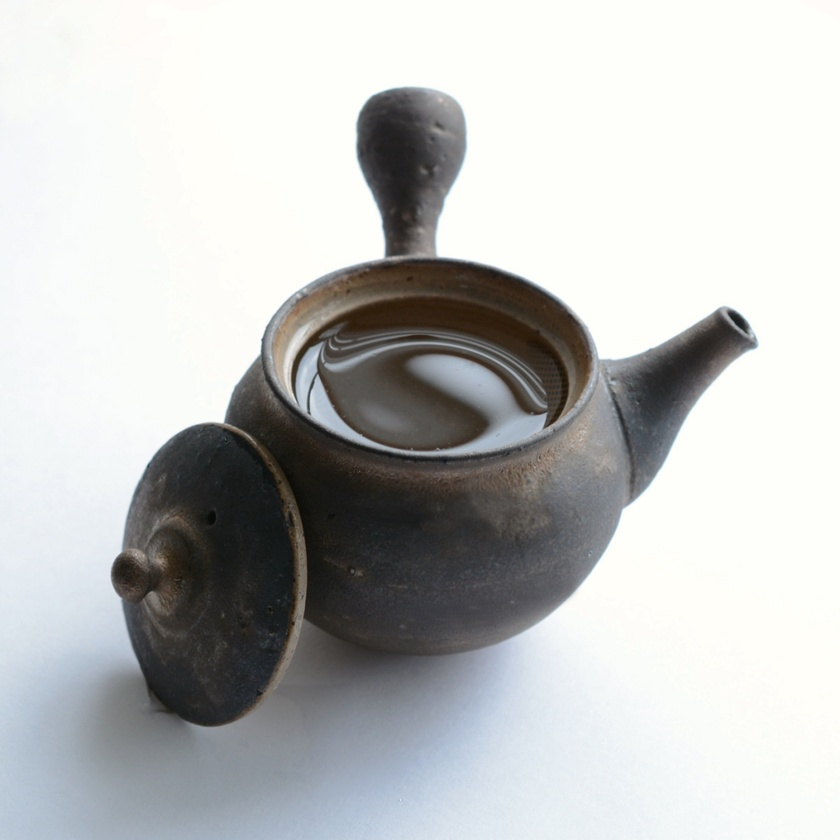
#> input picture Project4/image/teapot.jpg, 840 x 840 px, shrunk from 1024 x 1024 before the run
$ python affine.py
#> lines starting #> are read from the running program, lines starting #| are printed output that depends on the picture
from PIL import Image
import numpy as np

# Load the image
image_path = '../image/teapot.jpg'
image = Image.open(image_path)
#> image is the input picture: PIL image 840x840 RGB; mean R, G, B 190.9, 192.3, 191.3

# Function to apply an affine transformation with scaling, rotation, shear, and translation
def affine_transform(image, scale_x, scale_y, shear_x, shear_y, rotation_angle, translate_x, translate_y, output_path):
    # Convert rotation angle to radians
#> called with scale_x = 1.2, scale_y = 1.2, shear_x = 0.2, shear_y = 0.3, rotation_angle = 30, translate_x = 5, translate_y = 10, output_path = '../image/affine_transformed_image.jpg'
    angle_rad = rotation_angle * (np.pi / 180)  # degrees to radians

    # Affine transformation matrix combining scaling, rotation, shear, and translation
    matrix = (
        scale_x * np.cos(angle_rad) - shear_x * np.sin(angle_rad),
        shear_y * np.cos(angle_rad) + scale_x * np.sin(angle_rad),
        translate_x,
        shear_x * np.cos(angle_rad) - scale_y * np.sin(angle_rad),
        scale_y * np.cos(angle_rad) + shear_y * np.sin(angle_rad),
        translate_y
    )

    transformed_image = image.transform(image.size, Image.AFFINE, matrix)
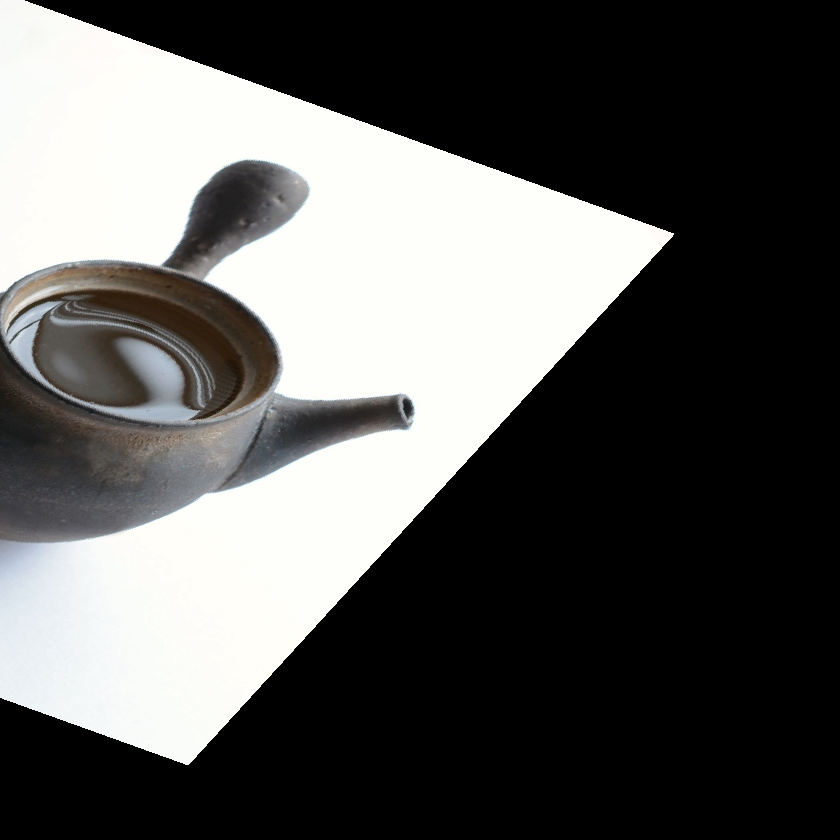
#> transformed_image: PIL image 840x840 RGB; mean R, G, B 90, 90, 88.5
    transformed_image.save(output_path)
    return transformed_image

# Apply affine transformation with specific parameters and save image
affine_transform(
    image,
    scale_x=1.2, scale_y=1.2,       # Scaling
    shear_x=0.2, shear_y=0.3,       # Shear factors
    rotation_angle=30,              # Rotation angle in degrees
    translate_x=5, translate_y=10, # Translation
    output_path='../image/affine_transformed_image.jpg'
)

print("Affine transformed image saved as 'affine_transformed_image.jpg'")

$ run again, with Project4/image/high_contrast_image.jpg copied over Project4/image/teapot.jpg
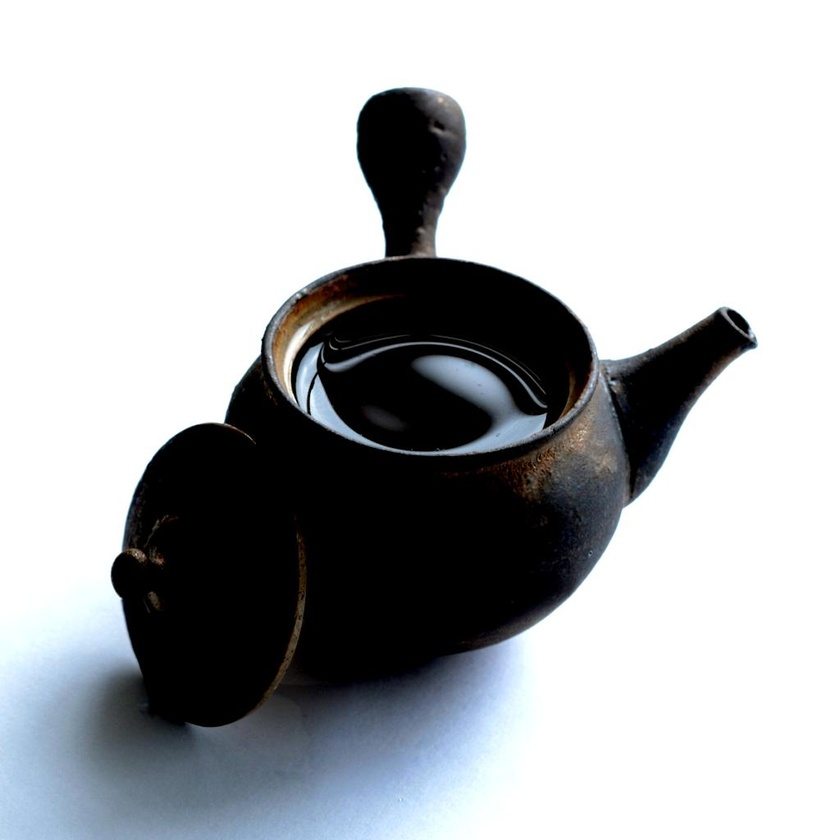
#> input picture Project4/image/high_contrast_image.jpg, 840 x 840 px, shrunk from 1024 x 1024 before the run
#> image is the input picture: PIL image 840x840 RGB; mean R, G, B 174.9, 177.3, 179.9
#> in affine_transform, `transformed_image = image.transform(image.size, Image.AFFINE, matrix)`:
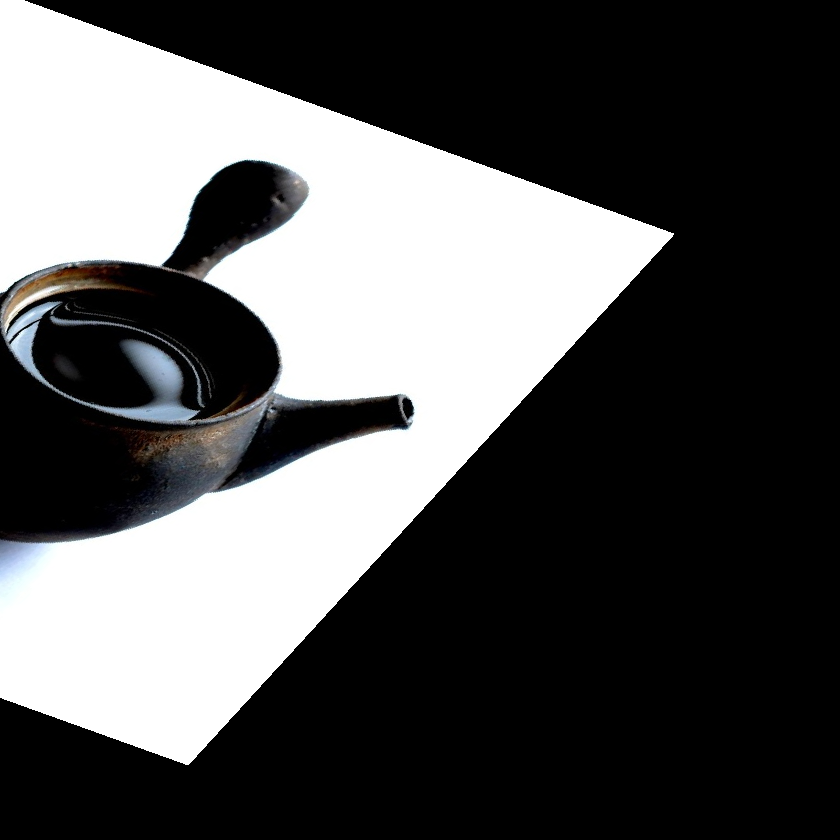
#> transformed_image: PIL image 840x840 RGB; mean R, G, B 83.8, 84, 84.2
